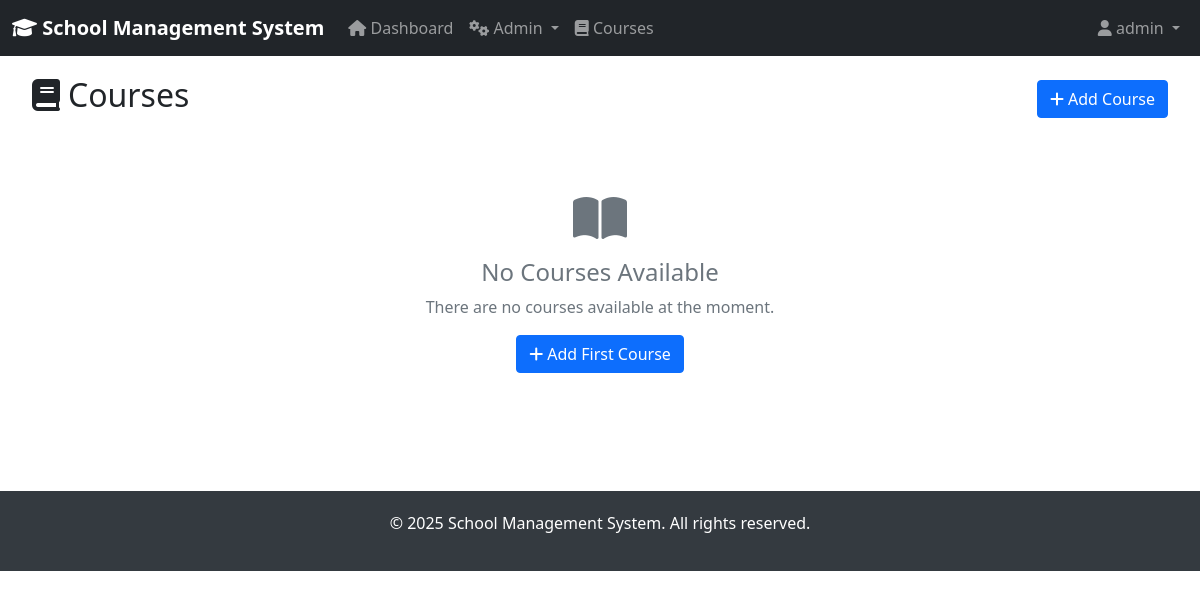
The app's page /students/courses/ (signed in), older data.
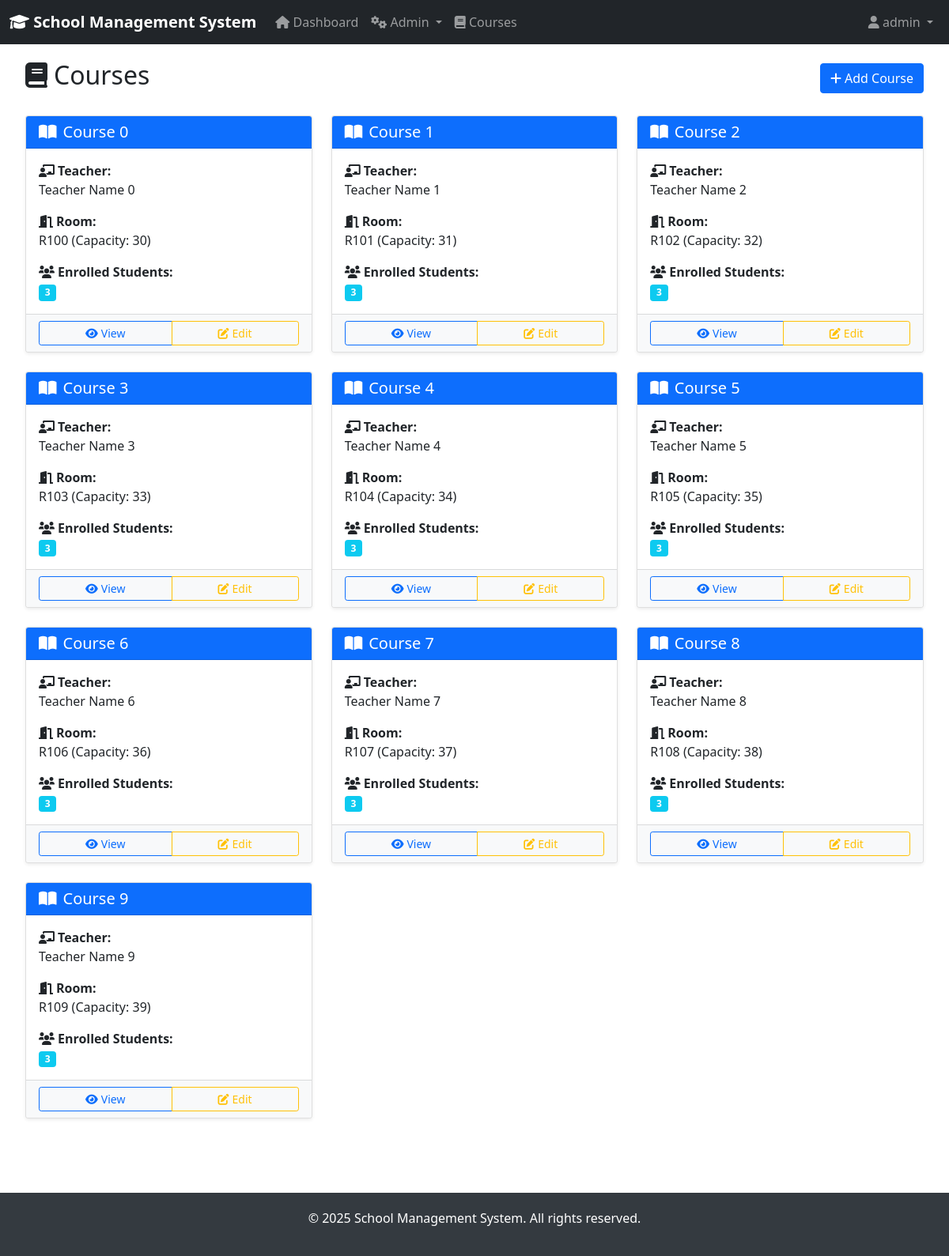
The same page, newer data.
### students/models.py (models this page shows, shortened)
class Course(models.Model):
    id = models.AutoField(primary_key=True)
    course_name = models.CharField(max_length=100)
    teacher = models.ForeignKey(Teacher, on_delete=models.CASCADE)
    room = models.ForeignKey(Room, on_delete=models.CASCADE)
    students = models.ManyToManyField(Student, through='CourseRegistration')
    class Meta:
        ordering = ['course_name']

class Teacher(models.Model):
    id = models.AutoField(primary_key=True)
    user = models.OneToOneField(User, on_delete=models.CASCADE)
    teacher_id = models.CharField(max_length=20, unique=True)
    full_name = models.CharField(max_length=100)
    subject = models.CharField(max_length=50)
    date_joined = models.DateField()
    class Meta:
        ordering = ['teacher_id']

class Room(models.Model):
    id = models.AutoField(primary_key=True)
    room_number = models.CharField(max_length=10, unique=True)
    capacity = models.IntegerField()
    class Meta:
        ordering = ['room_number']

### students/views.py (the view)
# urls.py: path('courses/', views.course_list, name='course_list'),
@login_required
def course_list(request):
    courses = Course.objects.all().order_by('course_name')
    teachers = Teacher.objects.all()
    rooms = Room.objects.all()
    context = {
        'courses': courses,
        'teachers': teachers,
        'rooms': rooms,
    }
    return render(request, 'students/course_list.html', context)

### accounts/templatetags/auth_tags.py (called while the page is built)
@register.filter
def is_admin(user):
    if user.is_superuser:
        return True
    try:
        return user.userprofile.user_type == 'admin'
    except (AttributeError, UserProfile.DoesNotExist):
        return False

@register.filter
def is_student(user):
    try:
        return user.userprofile.user_type == 'student'
    except (AttributeError, UserProfile.DoesNotExist):
        return False

### templates/students/course_list.html (shortened to what this page needs)
{% extends 'base.html' %}
{% load auth_tags %}
{% block content %}
<div class="row">
    <div class="col-12">
        <div class="d-flex justify-content-between align-items-center mb-4">
            <h2><i class="fas fa-book me-2"></i>Courses</h2>
            {% if user|is_admin %}
                <a href="#" class="btn btn-primary" data-bs-toggle="modal" data-bs-target="#addCourseModal">
                    <i class="fas fa-plus me-1"></i>Add Course
                </a>
            {% endif %}
        </div>
        {% if courses %}
            <div class="row">
                {% for course in courses %}
                    <div class="col-md-6 col-lg-4 mb-4">
                        <div class="card h-100 shadow-sm">
                            <div class="card-header bg-primary text-white">
                                <h5 class="card-title mb-0">
                                    <i class="fas fa-book-open me-2"></i>{{ course.course_name }}
                                </h5>
                            </div>
                            <div class="card-body">
                                <p class="card-text">
                                    <strong><i class="fas fa-chalkboard-teacher me-1"></i>Teacher:</strong><br>
                                    {{ course.teacher.full_name }}
                                </p>
                                <p class="card-text">
                                    <strong><i class="fas fa-door-open me-1"></i>Room:</strong><br>
                                    {{ course.room.room_number }} (Capacity: {{ course.room.capacity }})
                                </p>
                                <p class="card-text">
                                    <strong><i class="fas fa-users me-1"></i>Enrolled Students:</strong><br>
                                    <span class="badge bg-info">{{ course.students.count }}</span>
                                </p>
                            </div>
                            <div class="card-footer bg-light">
                                {% if user|is_admin or user|is_teacher %}
                                    <div class="btn-group w-100" role="group">
                                        <a href="#" class="btn btn-outline-primary btn-sm">
                                            <i class="fas fa-eye me-1"></i>View
                                        </a>
                                        {% if user|is_admin %}
                                            <a href="#" class="btn btn-outline-warning btn-sm">
                                                <i class="fas fa-edit me-1"></i>Edit
                                            </a>
                                        {% endif %}
                                    </div>
                                {% endif %}
                            </div>
                        </div>
                    </div>
                {% endfor %}
            </div>
        {% else %}
            <div class="text-center py-5">
                <i class="fas fa-book-open fa-3x text-muted mb-3"></i>
                <h4 class="text-muted">No Courses Available</h4>
                <p class="text-muted">There are no courses available at the moment.</p>
                {% if user|is_admin %}
                    <a href="#" class="btn btn-primary" data-bs-toggle="modal" data-bs-target="#addCourseModal">
                        <i class="fas fa-plus me-1"></i>Add First Course
                    </a>
                {% endif %}
            </div>
        {% endif %}
    </div>
</div>
{% endblock %}

Row changes from the older to the newer data that the page shows:
added Course: course_name "Course 0", teacher.full_name "Teacher Name 0", room.room_number "R100", room.capacity "30", students.count "3"
added Course: course_name "Course 1", teacher.full_name "Teacher Name 1", room.room_number "R101", room.capacity "31", students.count "3"
added Course: course_name "Course 2", teacher.full_name "Teacher Name 2", room.room_number "R102", room.capacity "32", students.count "3"
added Course: course_name "Course 3", teacher.full_name "Teacher Name 3", room.room_number "R103", room.capacity "33", students.count "3"
added Course: course_name "Course 4", teacher.full_name "Teacher Name 4", room.room_number "R104", room.capacity "34", students.count "3"
added Course: course_name "Course 5", teacher.full_name "Teacher Name 5", room.room_number "R105", room.capacity "35", students.count "3"
added Course: course_name "Course 6", teacher.full_name "Teacher Name 6", room.room_number "R106", room.capacity "36", students.count "3"
added Course: course_name "Course 7", teacher.full_name "Teacher Name 7", room.room_number "R107", room.capacity "37", students.count "3"
added Course: course_name "Course 8", teacher.full_name "Teacher Name 8", room.room_number "R108", room.capacity "38", students.count "3"
added Course: course_name "Course 9", teacher.full_name "Teacher Name 9", room.room_number "R109", room.capacity "39", students.count "3"
Text that changed along with them:
text no longer shown: "No Courses Available There are no courses available at the moment. Add First Course"
